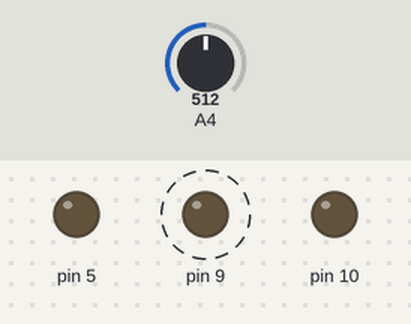
Simulated run of this sketch. Board: Arduino Leonardo, built with avr-gcc and run on an emulated ATmega32U4. Shown: output pins drawn as LEDs (lit = HIGH). Dashed ring = blinking. The test bench sets the inputs (shaded band); at power-on: A4 = 512.

Above: at 1.8 s.
1.9 s: A4 set to 0
At 2.8 s:
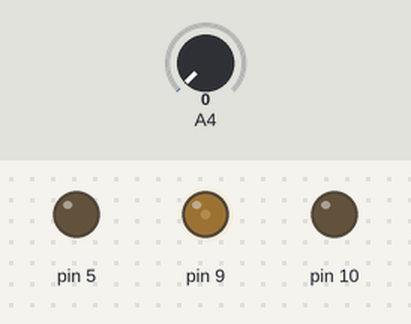
3.6 s: A4 set to 122
At 3.9 s:
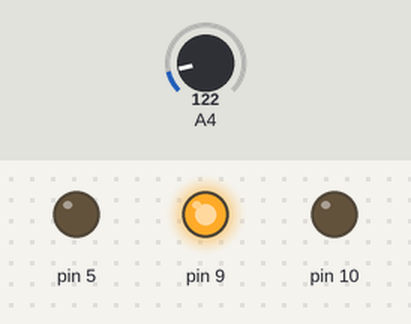
Timing chart, 0 to 13.1 s (numbered marks = the images above; inputs shaded):
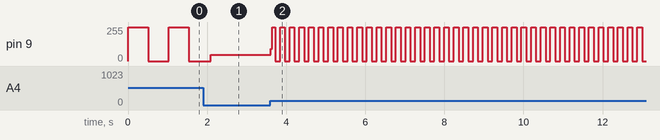

Measured:
- after the input at 3.6 s, pin 9: 46/255 → 93/255 at once, then moves between 0/255 and 255/255, repeating every 0.24 s
- by itself, pin 9: alternates 255/255 for 0.51 s and 0/255 for 0.51 s

The sketch:

09-slider.ino
```cpp
/* This program flashes the blue LED  at a given speed determined by the
   position of the slider. The program saves the value of the slider into
   an "int" or integer, so we can use it later in the program.
*/

#include <Esplora.h>

void setup() {
  // Nothing to setup in this program
}

void loop() {
  int slider = Esplora.readSlider();    // Read the slider
  Esplora.writeRGB(0, 0, 255);          // Turn on blue LED
  delay(slider);                        // Wait
  Esplora.writeRGB(0, 0, 0);            // Turn the led off
  delay(slider);                        // Wait
}
```
